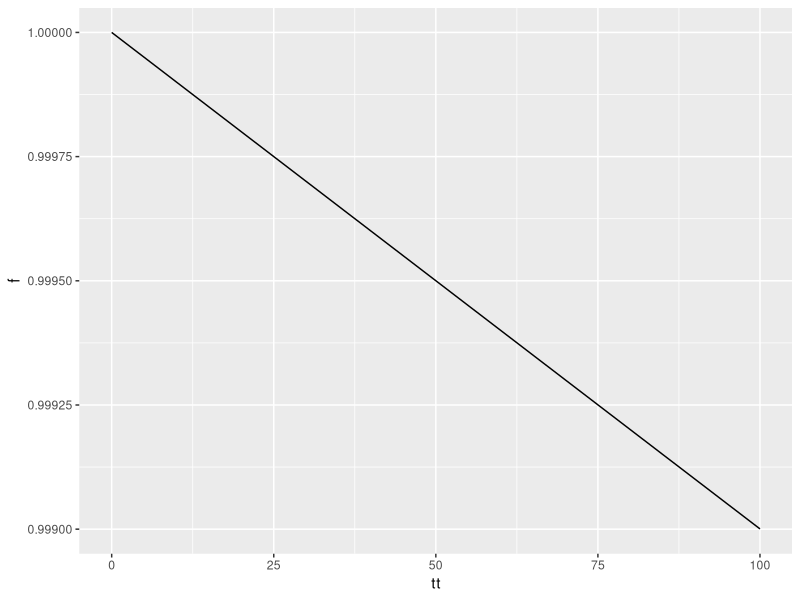

Generate this figure with R:
## ---- chunk 1
library(tidyverse)
## ---- chunk 2
od_tt <- data.frame(o_id = c("A", "A", "A", "B", "B", "B", "C", "C", "C"), # Three origins
                    d_id = c("1", "2", "3", "1", "2", "3", "1", "2", "3"), # Three destinations
                    tt = c(15, 30, 100, 30, 15, 100, 100, 100, 15), # Travel time
                    pop = c(50000, 50000, 50000, 150000, 150000, 150000, 10000, 10000, 10000), # Population
                    opp = c(100000, 100000, 10000, 100000, 100000, 10000, 100000, 100000, 10000)) # Jobs
## ---- chunk 3
b <- 0.00001
## ---- chunk 4
od_tt <- od_tt |>
  mutate(f = exp(-b * tt))
## ---- chunk 5
S <- od_tt |>
  group_by(o_id) |>
  summarize(S = sum(opp * f),
            .groups = "drop")
S
## ---- chunk 6

data.frame(tt = seq(0,100,5)) %>% mutate(f=exp(-b*tt)) %>% ggplot(aes(x=tt, y=f)) + geom_line()
## ---- chunk 7
LOS_j <- od_tt |>
  group_by(d_id) |>
  summarize(opp = first(opp),
            D_j = sum(pop * f),
            .groups = "drop") |>
  mutate(LOS_j = opp/D_j)

LOS_j
## ---- chunk 8
50000 * exp(-b * 15) + 150000 * exp(-b * 30) + 10000 * exp(-b * 100)
50000 * exp(-b * 30) + 150000 * exp(-b * 15) + 10000 * exp(-b * 100)
50000 * exp(-b * 100) + 150000 * exp(-b * 100) + 10000 * exp(-b * 15)
## ---- chunk 9
LOS_j |>
  pull(D_j) |>
  sum()
## ---- chunk 10
od_tt |>
  distinct(o_id, 
           .keep_all = TRUE) |>
  pull(pop) |>
  sum()
## ---- chunk 11
od_tt |>
  distinct(o_id, 
           .keep_all = TRUE) |>
  pull(pop) |>
  sum() - LOS_j |>
  pull(D_j) |>
  sum()
## ---- chunk 12
A <- od_tt %>%
  left_join(LOS_j |>
              dplyr::select(d_id, LOS_j),
            by = "d_id")

A
## ---- chunk 13
A <- A |>
  group_by(o_id) |>
  summarize(A = sum(LOS_j * f))

A
## ---- chunk 14
A |>
  mutate(nominal_jobs = A * c(50000,
                              150000,
                              10000)) |>
  pull(nominal_jobs)

A |>
  mutate(nominal_jobs = A * c(50000,
                              150000,
                              10000)) |>
  pull(nominal_jobs) |>
  sum()
## ---- chunk 15
# Workers traveling for jobs from each zone
A |>
  mutate(nominal_jobs = A * LOS_j$D_j) |>
  pull(nominal_jobs)

A |>
  mutate(nominal_jobs = A * LOS_j$D_j) |>
  pull(nominal_jobs) |>
  sum()
## ---- chunk 16
A |>
  mutate(nominal_jobs = A * c(50000,
                              150000,
                              10000)) |>
  pull(nominal_jobs) |>
  sum()
## ---- chunk 17
#defining the spatial availability function
sp_avail <- function(x, o_id, d_id, pop, opp, r, f, alpha = 1){

  o_id <- rlang::enquo(o_id)
  d_id <- rlang::enquo(d_id)
  pop <- rlang::enquo(pop)
  opp <- rlang::enquo(opp)
  r <- rlang::enquo(r)
  f <- rlang::enquo(f)

  sum_pop <- x %>%
    dplyr::distinct(!!o_id,
                    .keep_all = TRUE) %>%
    dplyr::mutate(sum_pop = !!r*(!!pop)^alpha) %>%
    dplyr::pull(sum_pop) %>%
    sum()

  f_p <- dplyr::pull(x, !!r) * dplyr::pull(x, !!pop)^alpha / sum_pop

  sum_impedance <- x %>%
    dplyr::group_by(!!d_id) %>%
    dplyr::summarize(sum_impedance = sum(!!f))

  x <- x %>%
    dplyr::left_join(sum_impedance,
                     by = rlang::as_name(d_id))

  f_c <- dplyr::pull(x, !!f) / x$sum_impedance

  x$f_c <- f_c
  x$f_p <- f_p

  sum_pa <- x %>%
    dplyr::group_by(!!d_id) %>%
    dplyr::summarize(sum_pa= sum(f_p * f_c))

  x <- x %>%
    dplyr::left_join(sum_pa,
                     by = rlang::as_name(d_id))
  f_t <- (f_p * f_c) / dplyr::pull(x, sum_pa)

  dplyr::pull(x, !!opp) * f_t
}
## ---- chunk 18
V_i <- od_tt %>%
  mutate(r = 1) %>%
  mutate(V_ij = sp_avail(.,
                        o_id = o_id, 
                        d_id = d_id, 
                        pop = pop, 
                        opp = opp, 
                        r = r, 
                        f = f, 
                        alpha = 1))
V_i
## ---- chunk 19
V_i |>
  pull(V_ij) |>
  sum()
## ---- chunk 20
V_i |>
  group_by(o_id) |>
  summarize(V_i = sum(V_ij),
            .groups = "drop")
## ---- chunk 21
V_i |>
  group_by(o_id) |>
  summarize(V_i = sum(V_ij),
            .groups = "drop") |>
  mutate(v_i = V_i / c(50000, 150000, 10000)) |>
  pull(v_i)
## ---- chunk 22
j1<-(100000*exp(-0.1*15))/(50000 * exp(-b * 15) + 150000 * exp(-b * 30) + 10000 * exp(-b * 100))
j2<-(100000*exp(-0.1*30))/(50000 * exp(-b * 30) + 150000 * exp(-b * 15) + 10000 * exp(-b * 100))
j3<-(10000*exp(-0.1*100))/(50000 * exp(-b * 100) + 150000 * exp(-b * 100) + 10000 * exp(-b * 15))

j1+j2+j3
